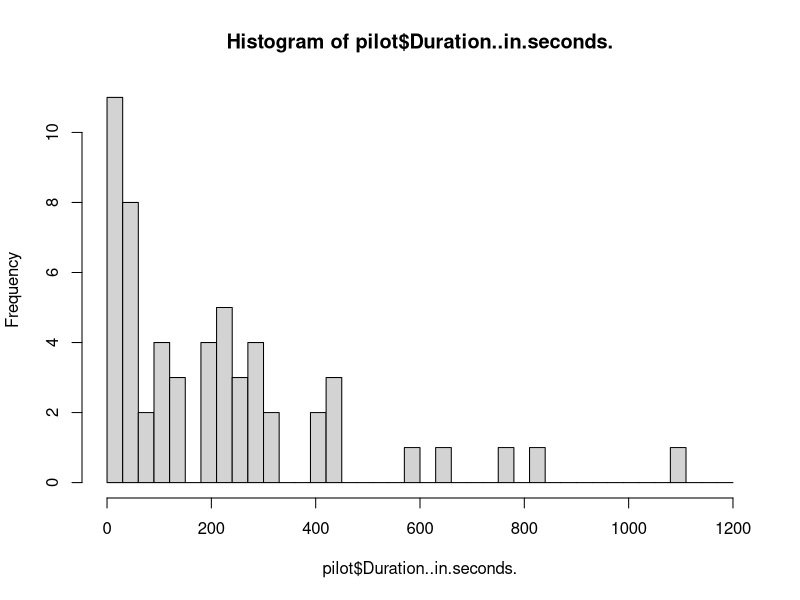
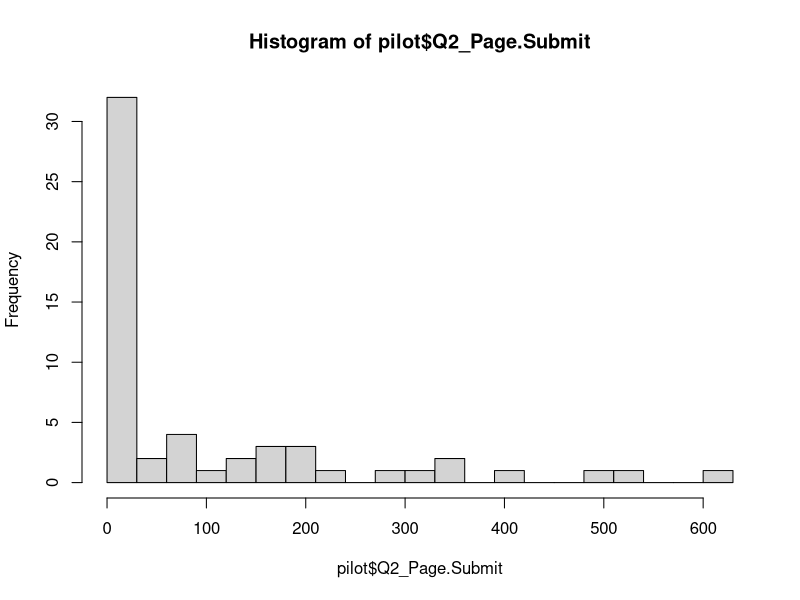
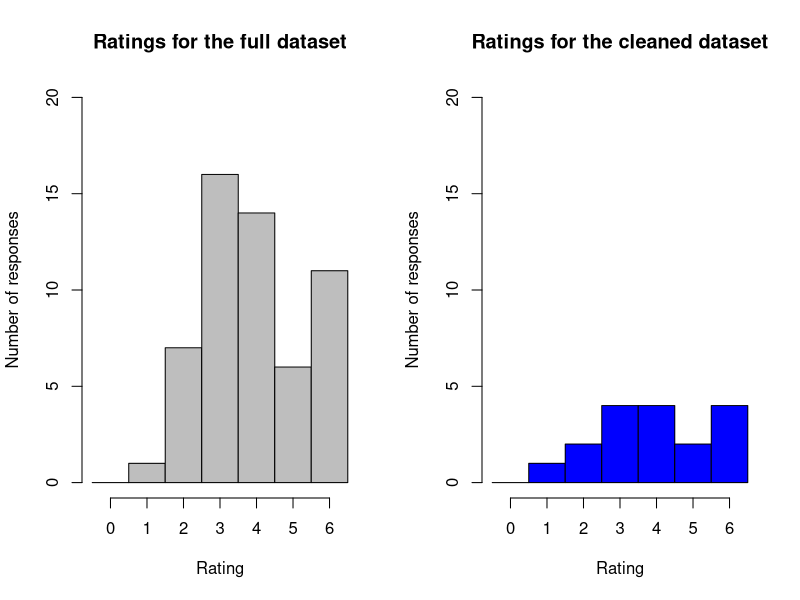

Source code (R) for these figures, in order:
setwd("/home/yulia/Documents/MIDS/W241/Group Project/Pilot results/")
library(pwr)
library(tidyverse)

pilot <- read.csv("W241 Final Project Survey - Control_July 17, 2018_07.21.csv",
                  skip = 3, header = FALSE, stringsAsFactors = FALSE)

Q5_rating <- read.csv("Pilot_Q5.csv")

headers <- read.csv("W241 Final Project Survey - Control_July 17, 2018_07.21.csv",
                  nrows = 1)

colnames(pilot) <- colnames(headers)

str(pilot)

hist(pilot$Duration..in.seconds.,
     breaks = seq(0,1200,30))

summary(pilot$Q2_Page.Submit)
hist(pilot$Q2_Page.Submit,
     breaks = seq(0,630,30))

table(pilot$Q8) # correct is 2
table(pilot$Q6) # correct is 3
table(pilot$Q7) # correct is 3

pilot$Q8_correct <- pilot$Q8==2
pilot$Q6_correct <- pilot$Q6==3
pilot$Q7_correct <- pilot$Q7==3

table(pilot$Q8_correct, pilot$Q6_correct, pilot$Q7_correct)

pilot$n_correct_answers <- pilot$Q8_correct + pilot$Q6_correct + pilot$Q7_correct
table(pilot$n_correct_answers)

#View(pilot[pilot$n_correct_answers==3,]$Q5)
#View(pilot[pilot$n_correct_answers==2,]$Q5)

pilot <- merge(pilot, Q5_rating[,c("mTurkCode","Q5_rating")], by = "mTurkCode")
pilot$Duration_gt_60sec <- ifelse(pilot$Q2_Page.Submit < 60, 0, 1)

table(pilot$Q5_rating)
table(pilot$Q5_rating, pilot$n_correct_answers)
table(pilot$Q5_rating, pilot$Duration_gt_60sec)
summary(pilot$Q2_Page.Submit)
summary(pilot[pilot$Q5_rating>0,]$Q2_Page.Submit)
#View(pilot[pilot$Duration_gt_60sec==0,])

pilot$pass <- (pilot$Q2_Page.Submit >= 60) & (pilot$Q5_rating > 0) & (pilot$n_correct_answers > 0)+0
table(pilot$pass)
table(pilot$Q4, pilot$pass)

par(mfrow=c(1,2))
hist(pilot$Q4, 
     breaks = seq(0,7,1)-0.5,
     ylim = c(0,20),
     col = "grey",
     xlab = "Rating",
     ylab = "Number of responses",
     main = "Ratings for the full dataset")
hist(pilot[pilot$pass==1,]$Q4, 
     breaks = seq(0,7,1)-0.5,
     ylim = c(0,20),
     col = "blue",
     xlab = "Rating",
     ylab = "Number of responses",
     main = "Ratings for the cleaned dataset")
dev.off()
summary(pilot$Q4)

pilot %>% 
  group_by(pass) %>% 
  summarize(mean(Q4, na.rm = TRUE))

t.test(Q4 ~ pass, data=pilot)

summary(pilot[pilot$pass==1,]$Q4)
# Min. 1st Qu.  Median    Mean 3rd Qu.    Max. 
#1.000   3.000   4.000   3.964   5.000   6.000 



# Parameters:

ate <- 1 # effect size (treatment 1 vs. control or treatment 2 vs. control)
sigma <- sd(pilot[pilot$pass==1,]$Q4, na.rm = TRUE) # standard deviation
alpha <- 0.05
beta <- 0.1 # 1-power

# Built-in formula
d = ate/sigma # assuming sigma is pooled standard deviation (equal variance)
pwr.t.test(d = d, sig.level = alpha, power = 1-beta, type = 'two.sample', alternative = 'greater')
# 34 responses in each bucket
